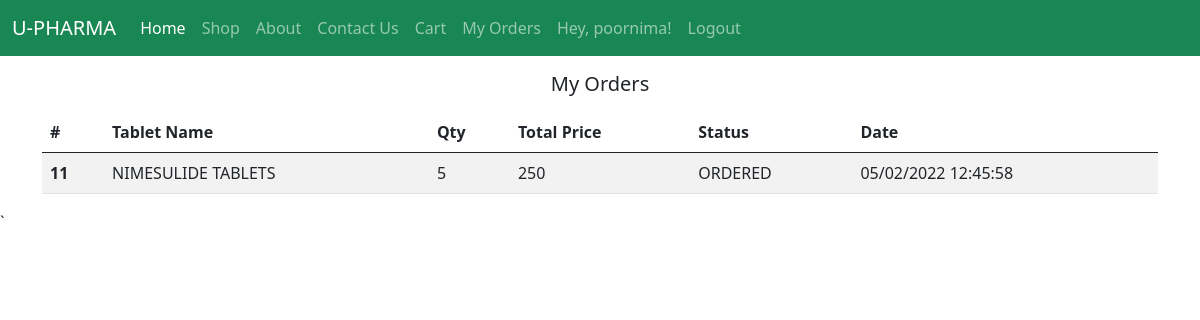
/orders (signed in), run on the app's committed database.
### tables this page shows
CREATE TABLE "users" (
	"id"	INTEGER,
	"username"	TEXT,
	"password"	TEXT,
	"address"	TEXT,
	"phone"	TEXT,
	"email"	TEXT,
	PRIMARY KEY("id" AUTOINCREMENT)
);

CREATE TABLE "products" (
	"id"	INTEGER,
	"name"	TEXT NOT NULL,
	"price"	TEXT,
	"details"	TEXT,
	"image"	TEXT,
	"tags"	TEXT,
	"category"	TEXT,
	"stocks"	INTEGER DEFAULT 50,
	PRIMARY KEY("id" AUTOINCREMENT)
);

CREATE TABLE "orders" (
	"id"	INTEGER,
	"pid"	INTEGER,
	"qty"	INTEGER,
	"uid"	INTEGER,
	"status"	TEXT,
	"date"	INTEGER,
	PRIMARY KEY("id" AUTOINCREMENT)
);

### main.py (the view)
@app.get("/orders",response_class=HTMLResponse)
def orders(request : Request):
    if not request.session.get('isLogin'):
        return RedirectResponse('/login', status_code=status.HTTP_302_FOUND)
    uid = request.session.get('uid')
    con = sqlite3.connect(DATABASE_NAME)
    con.row_factory = sqlite3.Row
    cur = con.cursor()
    cur.execute("SELECT *,o.id as oid from USERS u,orders o, products p where u.id=o.uid and o.pid=p.id and o.uid =?",
                [uid])
    orders = cur.fetchall()
    con.close
    return templates.TemplateResponse("/orders.html", {"request": request, "orders": orders})

### templates/orders.html (shortened to what this page needs)
{% extends "base.html" %}
{% block content  %}
<div class="container">
    <h5 class="text-center my-3">My Orders</h5>
    {% if orders|length > 0 %}
    <table class="table table-striped">
        <thead>
        <tr>
            <th scope="col">#</th>
            <th scope="col">Tablet Name</th>
            <th scope="col">Qty</th>
            <th scope="col">Total Price</th>
            <th scope="col">Status</th>
            <th scope="col">Date</th>
        </tr>
        </thead>
        <tbody>
        {% for order in orders %}
        <tr>
            <th scope="row">{{order.oid}}</th>
            <td>{{order.name}}</td>
            <td>{{order.qty}}</td>
            <td>{{order.qty | int * order.price | int}}</td>
            <td>{{order.status}}</td>
            <td>{{order.date}}</td>
        </tr>
        {% endfor %}
        </tbody>
    </table>
    {% else %}
    <h5 class="text-center">No Orders found from your account!!</h5>
    {% endif %}
</div>
{% endblock %}

### templates/base.html (shortened to what this page needs)
<!doctype html>
<html lang="en">
<head>
    <link href="{{ url_for('static', path='/css/bootstrap.css') }}" rel="stylesheet" />
</head>
<body>
<nav class="navbar navbar-expand-lg navbar-dark bg-success">
    <div class="container-fluid">
        <a class="navbar-brand" href="/">U-PHARMA</a>
        <div class="collapse navbar-collapse" id="navbarNav">
            <ul class="navbar-nav">
                <li class="nav-item">
                    <a class="nav-link active" aria-current="page" href="/">Home</a>
                </li>
                <li class="nav-item">
                    <a class="nav-link" href="/shop">Shop</a>
                </li>
                <li class="nav-item">
                    <a class="nav-link" href="/about">About</a>
                </li>
                <li class="nav-item">
                    <a class="nav-link" href="/contact">Contact Us</a>
                </li>
                {% if request.session.get('isLogin') %}
                 <li class="nav-item">
                    <a class="nav-link" href="/cart">Cart</a>
                </li>
                <li class="nav-item">
                    <a class="nav-link" href="/orders">My Orders</a>
                </li>
                <li class="nav-item">
                    <a class="nav-link" href="#">Hey, {{request.session.get('username')}}!</a>
                </li>
                <li class="nav-item">
                    <a class="nav-link" href="/logout">Logout</a>
                </li>
                {% endif %}
            </ul>
        </div>
    </div>
</nav>
<main id="content">{% block content %}{% endblock %}</main>
</body>
</html>`

### data on the page
users: session.get "poornima"
products: oid "11", name "NIMESULIDE TABLETS", qty "5", order.qty|int*order.price|int "250", status "ORDERED", date "05/02/2022 12:45:58"
